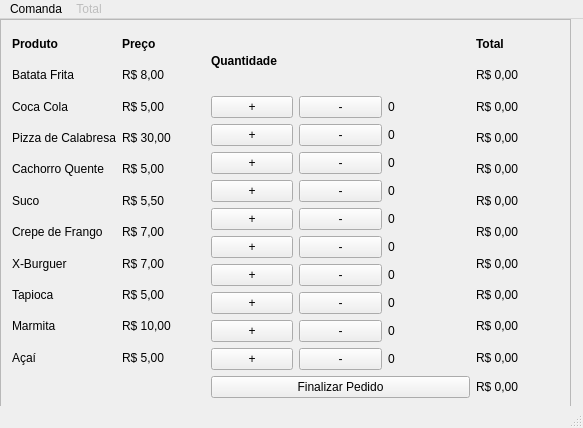
<?xml version="1.0" encoding="UTF-8"?>
<ui version="4.0">
 <class>MainWindow</class>
 <widget class="QMainWindow" name="MainWindow">
  <property name="geometry">
   <rect>
    <x>0</x>
    <y>0</y>
    <width>583</width>
    <height>428</height>
   </rect>
  </property>
  <property name="windowTitle">
   <string>MainWindow</string>
  </property>
  <widget class="QWidget" name="centralWidget">
   <property name="enabled">
    <bool>true</bool>
   </property>
   <widget class="QScrollArea" name="scrollArea">
    <property name="geometry">
     <rect>
      <x>0</x>
      <y>0</y>
      <width>571</width>
      <height>391</height>
     </rect>
    </property>
    <property name="widgetResizable">
     <bool>true</bool>
    </property>
    <widget class="QWidget" name="scrollAreaWidgetContents_4">
     <property name="enabled">
      <bool>true</bool>
     </property>
     <property name="geometry">
      <rect>
       <x>0</x>
       <y>0</y>
       <width>569</width>
       <height>389</height>
      </rect>
     </property>
     <layout class="QGridLayout" name="gridLayout">
      <item row="2" column="2" colspan="3">
       <widget class="QPushButton" name="BotaoFinal">
        <property name="text">
         <string>Finalizar Pedido</string>
        </property>
       </widget>
      </item>
      <item row="0" column="5" rowspan="2">
       <layout class="QVBoxLayout" name="verticalLayout_5">
        <item>
         <widget class="QLabel" name="label_24">
          <property name="font">
           <font>
            <weight>75</weight>
            <bold>true</bold>
           </font>
          </property>
          <property name="text">
           <string>Total</string>
          </property>
         </widget>
        </item>
        <item>
         <widget class="QLabel" name="tot1">
          <property name="text">
           <string>R$ 0,00</string>
          </property>
         </widget>
        </item>
        <item>
         <widget class="QLabel" name="tot2">
          <property name="text">
           <string>R$ 0,00</string>
          </property>
         </widget>
        </item>
        <item>
         <widget class="QLabel" name="tot3">
          <property name="text">
           <string>R$ 0,00</string>
          </property>
         </widget>
        </item>
        <item>
         <widget class="QLabel" name="tot4">
          <property name="text">
           <string>R$ 0,00</string>
          </property>
         </widget>
        </item>
        <item>
         <widget class="QLabel" name="tot5">
          <property name="text">
           <string>R$ 0,00</string>
          </property>
         </widget>
        </item>
        <item>
         <widget class="QLabel" name="tot6">
          <property name="text">
           <string>R$ 0,00</string>
          </property>
         </widget>
        </item>
        <item>
         <widget class="QLabel" name="tot7">
          <property name="text">
           <string>R$ 0,00</string>
          </property>
         </widget>
        </item>
        <item>
         <widget class="QLabel" name="tot8">
          <property name="text">
           <string>R$ 0,00</string>
          </property>
         </widget>
        </item>
        <item>
         <widget class="QLabel" name="tot9">
          <property name="text">
           <string>R$ 0,00</string>
          </property>
         </widget>
        </item>
        <item>
         <widget class="QLabel" name="tot10">
          <property name="text">
           <string>R$ 0,00</string>
          </property>
         </widget>
        </item>
       </layout>
      </item>
      <item row="1" column="2">
       <layout class="QVBoxLayout" name="verticalLayout_2">
        <property name="spacing">
         <number>6</number>
        </property>
        <property name="sizeConstraint">
         <enum>QLayout::SetFixedSize</enum>
        </property>
        <item>
         <widget class="QPushButton" name="Botao1">
          <property name="text">
           <string>+</string>
          </property>
         </widget>
        </item>
        <item>
         <widget class="QPushButton" name="Botao2">
          <property name="text">
           <string>+</string>
          </property>
         </widget>
        </item>
        <item>
         <widget class="QPushButton" name="Botao3">
          <property name="text">
           <string>+</string>
          </property>
         </widget>
        </item>
        <item>
         <widget class="QPushButton" name="Botao4">
          <property name="text">
           <string>+</string>
          </property>
         </widget>
        </item>
        <item>
         <widget class="QPushButton" name="Botao5">
          <property name="text">
           <string>+</string>
          </property>
         </widget>
        </item>
        <item>
         <widget class="QPushButton" name="Botao6">
          <property name="text">
           <string>+</string>
          </property>
         </widget>
        </item>
        <item>
         <widget class="QPushButton" name="Botao7">
          <property name="text">
           <string>+</string>
          </property>
         </widget>
        </item>
        <item>
         <widget class="QPushButton" name="Botao8">
          <property name="text">
           <string>+</string>
          </property>
         </widget>
        </item>
        <item>
         <widget class="QPushButton" name="Botao9">
          <property name="text">
           <string>+</string>
          </property>
         </widget>
        </item>
        <item>
         <widget class="QPushButton" name="Botao10">
          <property name="text">
           <string>+</string>
          </property>
         </widget>
        </item>
       </layout>
      </item>
      <item row="1" column="4">
       <layout class="QVBoxLayout" name="verticalLayout_7">
        <item>
         <widget class="QLabel" name="quant1">
          <property name="text">
           <string>0</string>
          </property>
         </widget>
        </item>
        <item>
         <widget class="QLabel" name="quant2">
          <property name="text">
           <string>0</string>
          </property>
         </widget>
        </item>
        <item>
         <widget class="QLabel" name="quant3">
          <property name="text">
           <string>0</string>
          </property>
         </widget>
        </item>
        <item>
         <widget class="QLabel" name="quant4">
          <property name="text">
           <string>0</string>
          </property>
         </widget>
        </item>
        <item>
         <widget class="QLabel" name="quant5">
          <property name="text">
           <string>0</string>
          </property>
         </widget>
        </item>
        <item>
         <widget class="QLabel" name="quant6">
          <property name="text">
           <string>0</string>
          </property>
         </widget>
        </item>
        <item>
         <widget class="QLabel" name="quant7">
          <property name="text">
           <string>0</string>
          </property>
         </widget>
        </item>
        <item>
         <widget class="QLabel" name="quant8">
          <property name="text">
           <string>0</string>
          </property>
         </widget>
        </item>
        <item>
         <widget class="QLabel" name="quant9">
          <property name="text">
           <string>0</string>
          </property>
         </widget>
        </item>
        <item>
         <widget class="QLabel" name="quant10">
          <property name="text">
           <string>0</string>
          </property>
         </widget>
        </item>
       </layout>
      </item>
      <item row="2" column="5">
       <widget class="QLabel" name="Total">
        <property name="text">
         <string>R$ 0,00</string>
        </property>
       </widget>
      </item>
      <item row="1" column="3">
       <layout class="QVBoxLayout" name="verticalLayout_3">
        <property name="sizeConstraint">
         <enum>QLayout::SetDefaultConstraint</enum>
        </property>
        <item>
         <widget class="QPushButton" name="Botao11">
          <property name="text">
           <string>-</string>
          </property>
         </widget>
        </item>
        <item>
         <widget class="QPushButton" name="Botao12">
          <property name="text">
           <string>-</string>
          </property>
         </widget>
        </item>
        <item>
         <widget class="QPushButton" name="Botao13">
          <property name="text">
           <string>-</string>
          </property>
         </widget>
        </item>
        <item>
         <widget class="QPushButton" name="Botao14">
          <property name="text">
           <string>-</string>
          </property>
         </widget>
        </item>
        <item>
         <widget class="QPushButton" name="Botao15">
          <property name="text">
           <string>-</string>
          </property>
         </widget>
        </item>
        <item>
         <widget class="QPushButton" name="Botao16">
          <property name="text">
           <string>-</string>
          </property>
         </widget>
        </item>
        <item>
         <widget class="QPushButton" name="Botao17">
          <property name="text">
           <string>-</string>
          </property>
         </widget>
        </item>
        <item>
         <widget class="QPushButton" name="Botao18">
          <property name="text">
           <string>-</string>
          </property>
         </widget>
        </item>
        <item>
         <widget class="QPushButton" name="Botao19">
          <property name="text">
           <string>-</string>
          </property>
         </widget>
        </item>
        <item>
         <widget class="QPushButton" name="Botao20">
          <property name="text">
           <string>-</string>
          </property>
         </widget>
        </item>
       </layout>
      </item>
      <item row="0" column="0" rowspan="2">
       <layout class="QVBoxLayout" name="verticalLayout">
        <item>
         <widget class="QLabel" name="label_11">
          <property name="font">
           <font>
            <weight>75</weight>
            <bold>true</bold>
           </font>
          </property>
          <property name="contextMenuPolicy">
           <enum>Qt::NoContextMenu</enum>
          </property>
          <property name="frameShadow">
           <enum>QFrame::Plain</enum>
          </property>
          <property name="text">
           <string>Produto</string>
          </property>
         </widget>
        </item>
        <item>
         <widget class="QLabel" name="label1">
          <property name="text">
           <string>Batata Frita</string>
          </property>
         </widget>
        </item>
        <item>
         <widget class="QLabel" name="label2">
          <property name="text">
           <string>Coca Cola</string>
          </property>
         </widget>
        </item>
        <item>
         <widget class="QLabel" name="label3">
          <property name="text">
           <string>Pizza de Calabresa</string>
          </property>
         </widget>
        </item>
        <item>
         <widget class="QLabel" name="label4">
          <property name="text">
           <string>Cachorro Quente</string>
          </property>
         </widget>
        </item>
        <item>
         <widget class="QLabel" name="label5">
          <property name="text">
           <string>Suco</string>
          </property>
         </widget>
        </item>
        <item>
         <widget class="QLabel" name="label6">
          <property name="text">
           <string>Crepe de Frango</string>
          </property>
         </widget>
        </item>
        <item>
         <widget class="QLabel" name="label7">
          <property name="text">
           <string>X-Burguer</string>
          </property>
         </widget>
        </item>
        <item>
         <widget class="QLabel" name="label8">
          <property name="text">
           <string>Tapioca</string>
          </property>
         </widget>
        </item>
        <item>
         <widget class="QLabel" name="label9">
          <property name="text">
           <string>Marmita</string>
          </property>
         </widget>
        </item>
        <item>
         <widget class="QLabel" name="label10">
          <property name="text">
           <string>Açaí</string>
          </property>
         </widget>
        </item>
       </layout>
      </item>
      <item row="0" column="1" rowspan="2">
       <layout class="QVBoxLayout" name="verticalLayout_4">
        <item>
         <widget class="QLabel" name="label_12">
          <property name="font">
           <font>
            <weight>75</weight>
            <bold>true</bold>
           </font>
          </property>
          <property name="text">
           <string>Preço</string>
          </property>
         </widget>
        </item>
        <item>
         <widget class="QLabel" name="label_13">
          <property name="text">
           <string>R$ 8,00</string>
          </property>
         </widget>
        </item>
        <item>
         <widget class="QLabel" name="label_14">
          <property name="text">
           <string>R$ 5,00</string>
          </property>
         </widget>
        </item>
        <item>
         <widget class="QLabel" name="label_15">
          <property name="text">
           <string>R$ 30,00</string>
          </property>
         </widget>
        </item>
        <item>
         <widget class="QLabel" name="label_16">
          <property name="text">
           <string>R$ 5,00</string>
          </property>
         </widget>
        </item>
        <item>
         <widget class="QLabel" name="label_17">
          <property name="text">
           <string>R$ 5,50</string>
          </property>
         </widget>
        </item>
        <item>
         <widget class="QLabel" name="label_18">
          <property name="text">
           <string>R$ 7,00</string>
          </property>
         </widget>
        </item>
        <item>
         <widget class="QLabel" name="label_19">
          <property name="text">
           <string>R$ 7,00</string>
          </property>
         </widget>
        </item>
        <item>
         <widget class="QLabel" name="label_20">
          <property name="text">
           <string>R$ 5,00</string>
          </property>
         </widget>
        </item>
        <item>
         <widget class="QLabel" name="label_21">
          <property name="text">
           <string>R$ 10,00</string>
          </property>
         </widget>
        </item>
        <item>
         <widget class="QLabel" name="label_22">
          <property name="text">
           <string>R$ 5,00</string>
          </property>
         </widget>
        </item>
       </layout>
      </item>
      <item row="0" column="2" colspan="3">
       <widget class="QLabel" name="label">
        <property name="font">
         <font>
          <weight>75</weight>
          <bold>true</bold>
         </font>
        </property>
        <property name="text">
         <string>Quantidade</string>
        </property>
       </widget>
      </item>
     </layout>
    </widget>
   </widget>
   <widget class="QPushButton" name="pushButton">
    <property name="geometry">
     <rect>
      <x>60</x>
      <y>420</y>
      <width>210</width>
      <height>25</height>
     </rect>
    </property>
    <property name="text">
     <string>Visualizar Comanda</string>
    </property>
   </widget>
  </widget>
  <widget class="QMenuBar" name="menuBar">
   <property name="geometry">
    <rect>
     <x>0</x>
     <y>0</y>
     <width>583</width>
     <height>22</height>
    </rect>
   </property>
   <widget class="QMenu" name="menuComanda">
    <property name="title">
     <string>Comanda</string>
    </property>
    <addaction name="separator"/>
   </widget>
   <widget class="QMenu" name="menuTotal">
    <property name="enabled">
     <bool>false</bool>
    </property>
    <property name="title">
     <string>Total</string>
    </property>
    <addaction name="separator"/>
   </widget>
   <addaction name="menuComanda"/>
   <addaction name="menuTotal"/>
  </widget>
  <widget class="QStatusBar" name="statusBar">
   <property name="enabled">
    <bool>true</bool>
   </property>
  </widget>
 </widget>
 <layoutdefault spacing="6" margin="11"/>
 <resources/>
 <connections/>
</ui>
